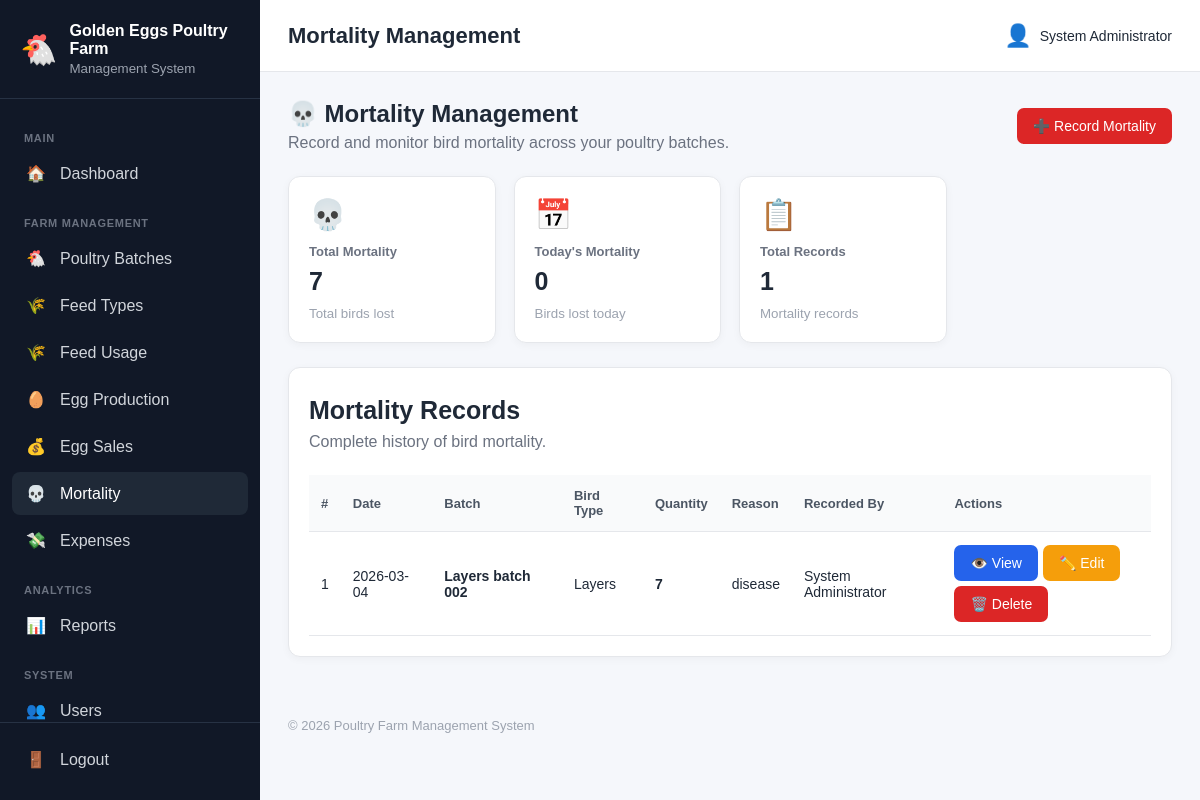
The app's page /mortality/index.php (signed in) with its own data.
### tables this page shows
CREATE TABLE `farm_settings` (
  `id` int(10) unsigned NOT NULL AUTO_INCREMENT,
  `farm_name` varchar(150) NOT NULL,
  `farm_location` varchar(255) DEFAULT NULL,
  `phone` varchar(50) DEFAULT NULL,
  `email` varchar(150) DEFAULT NULL,
  `currency` varchar(10) DEFAULT 'GHS',
  `timezone` varchar(100) DEFAULT 'Africa/Accra',
  `created_at` timestamp NOT NULL DEFAULT current_timestamp(),
  `updated_at` timestamp NOT NULL DEFAULT current_timestamp() ON UPDATE current_timestamp(),
  PRIMARY KEY (`id`)
);

CREATE TABLE `mortality` (
  `id` int(10) unsigned NOT NULL AUTO_INCREMENT,
  `batch_id` int(10) unsigned NOT NULL,
  `mortality_date` date NOT NULL,
  `quantity` int(10) unsigned NOT NULL,
  `reason` varchar(255) DEFAULT NULL,
  `notes` text DEFAULT NULL,
  `recorded_by` int(10) unsigned DEFAULT NULL,
  `created_at` timestamp NOT NULL DEFAULT current_timestamp(),
  PRIMARY KEY (`id`),
  KEY `idx_mortality_date` (`mortality_date`),
  KEY `fk_mortality_batch` (`batch_id`),
  KEY `fk_mortality_user` (`recorded_by`),
  CONSTRAINT `fk_mortality_batch` FOREIGN KEY (`batch_id`) REFERENCES `poultry_batches` (`id`) ON DELETE CASCADE,
  CONSTRAINT `fk_mortality_user` FOREIGN KEY (`recorded_by`) REFERENCES `users` (`id`) ON DELETE SET NULL
);

CREATE TABLE `poultry_batches` (
  `id` int(10) unsigned NOT NULL AUTO_INCREMENT,
  `batch_name` varchar(100) NOT NULL,
  `bird_type` varchar(100) NOT NULL,
  `breed` varchar(100) DEFAULT NULL,
  `initial_quantity` int(10) unsigned NOT NULL,
  `current_quantity` int(10) unsigned NOT NULL,
  `date_started` date NOT NULL,
  `expected_sale_date` date DEFAULT NULL,
  `status` enum('active','sold','completed') DEFAULT 'active',
  `notes` text DEFAULT NULL,
  `created_by` int(10) unsigned DEFAULT NULL,
  `created_at` timestamp NOT NULL DEFAULT current_timestamp(),
  `updated_at` timestamp NOT NULL DEFAULT current_timestamp() ON UPDATE current_timestamp(),
  PRIMARY KEY (`id`),
  KEY `idx_batch_status` (`status`),
  KEY `idx_batch_date` (`date_started`),
  KEY `fk_batch_user` (`created_by`),
  CONSTRAINT `fk_batch_user` FOREIGN KEY (`created_by`) REFERENCES `users` (`id`) ON DELETE SET NULL
);

CREATE TABLE `users` (
  `id` int(10) unsigned NOT NULL AUTO_INCREMENT,
  `full_name` varchar(150) NOT NULL,
  `username` varchar(100) NOT NULL,
  `email` varchar(150) DEFAULT NULL,
  `password_hash` varchar(255) NOT NULL,
  `role` enum('admin','co_owner','employee') NOT NULL DEFAULT 'employee',
  `status` enum('active','inactive') NOT NULL DEFAULT 'active',
  `last_login` datetime DEFAULT NULL,
  `created_at` timestamp NOT NULL DEFAULT current_timestamp(),
  `updated_at` timestamp NOT NULL DEFAULT current_timestamp() ON UPDATE current_timestamp(),
  PRIMARY KEY (`id`),
  UNIQUE KEY `username` (`username`),
  UNIQUE KEY `email` (`email`)
);

### includes/functions.php (called while the page is built, shortened)
<?php
function e(?string $value): string
{
    return htmlspecialchars(
        $value ?? '',
        ENT_QUOTES,
        'UTF-8'
    );
}
function farmSettings(): array
{
    global $pdo;
    $settings = [
        'farm_name' =>
            defined('DEFAULT_FARM_NAME')
                ? DEFAULT_FARM_NAME
                : 'Poultry Farm',
        'farm_location' =>
            'Ghana',
        'phone' =>
            null,
        'email' =>
            null,
        'currency' =>
            defined('DEFAULT_CURRENCY')
                ? DEFAULT_CURRENCY
                : 'GHS',
        'timezone' =>
            defined('DEFAULT_TIMEZONE')
                ? DEFAULT_TIMEZONE
                : 'Africa/Accra'
    ];
    try {
        $stmt = $pdo->query("
            SELECT
                farm_name,
                farm_location,
                phone,
                email,
                currency,
                timezone
            FROM farm_settings
            ORDER BY id ASC
            LIMIT 1
        ");
        $databaseSettings =
            $stmt->fetch(PDO::FETCH_ASSOC);
        if ($databaseSettings) {
            $settings = array_merge(
                $settings,
                $databaseSettings
            );
        }
    } catch (Throwable $e) {
    }
    return $settings;
}
function farmName(): string
{
    return (string) (
        farmSettings()['farm_name']
        ?? 'Poultry Farm'
    );
}
function number(int|float $value): string
{
    return number_format(
        (float)$value
    );
}

### mortality/index.php (the view, shortened to what this page needs)
<?php
require_once __DIR__ . '/../config/database.php';
require_once __DIR__ . '/../includes/functions.php';
$stmt = $pdo->query("
    SELECT
        m.id,
        m.batch_id,
        m.mortality_date,
        m.quantity,
        m.reason,
        m.notes,
        m.created_at,
        pb.batch_name,
        pb.bird_type,
        pb.breed,
        u.full_name AS recorded_by_name
    FROM mortality m
    INNER JOIN poultry_batches pb
        ON m.batch_id = pb.id
    LEFT JOIN users u
        ON m.recorded_by = u.id
    ORDER BY
        m.mortality_date DESC,
        m.id DESC
");
$records = $stmt->fetchAll();
$stmt = $pdo->query("
    SELECT
        COALESCE(SUM(quantity), 0) AS total_mortality,
        COUNT(*) AS total_records
    FROM mortality
");
$summary = $stmt->fetch();
$totalMortality = (int) ($summary['total_mortality'] ?? 0);
$totalRecords = (int) ($summary['total_records'] ?? 0);
$stmt = $pdo->query("
    SELECT
        COALESCE(SUM(quantity), 0) AS today_mortality
    FROM mortality
    WHERE mortality_date = CURDATE()
");
$today = $stmt->fetch();
$todayMortality = (int) ($today['today_mortality'] ?? 0);
require_once __DIR__ . '/../includes/header.php';
?>
<div class="page-header">
    <div>
        <h2>💀 Mortality Management</h2>
        <p>
            Record and monitor bird mortality across your poultry batches.
        </p>
    </div>
    <div class="action-buttons">
        <a
            href="add.php"
            class="btn btn-danger"
        >
            ➕ Record Mortality
        </a>
    </div>
</div>
<div class="dashboard-grid">
    <div class="dashboard-card">
        <div class="dashboard-card-icon">
            💀
        </div>
        <h6>Total Mortality</h6>
        <h3>
            <?= number($totalMortality) ?>
        </h3>
        <small>
            Total birds lost
        </small>
    </div>
    <div class="dashboard-card">
        <div class="dashboard-card-icon">
            📅
        </div>
        <h6>Today's Mortality</h6>
        <h3>
            <?= number($todayMortality) ?>
        </h3>
        <small>
            Birds lost today
        </small>
    </div>
    <div class="dashboard-card">
        <div class="dashboard-card-icon">
            📋
        </div>
        <h6>Total Records</h6>
        <h3>
            <?= number($totalRecords) ?>
        </h3>
        <small>
            Mortality records
        </small>
    </div>
</div>
<div
    class="dashboard-card"
    style="margin-top: 24px;"
>
    <div class="page-header">
        <div>
            <h3>Mortality Records</h3>
            <p>
                Complete history of bird mortality.
            </p>
        </div>
    </div>
    <?php if (empty($records)): ?>
        <div class="empty-state">
            <div style="font-size: 45px;">
                💀
            </div>
            <h3>
                No Mortality Records
            </h3>
            <p>
                No bird mortality has been recorded yet.
            </p>
            <a
                href="add.php"
                class="btn btn-danger"
            >
                ➕ Record First Mortality
            </a>
        </div>
    <?php else: ?>
        <div class="table-responsive">
            <table class="data-table">
                <thead>
                    <tr>
                        <th>#</th>
                        <th>Date</th>
                        <th>Batch</th>
                        <th>Bird Type</th>
                        <th>Quantity</th>
                        <th>Reason</th>
                        <th>Recorded By</th>
                        <th>Actions</th>
                    </tr>
                </thead>
                <tbody>
                    <?php foreach ($records as $record): ?>
                        <tr>
                            <td>
                                <?= (int) $record['id'] ?>
                            </td>
                            <td>
                                <?= e(
                                    $record['mortality_date']
                                ) ?>
                            </td>
                            <td>
                                <strong>
                                    <?= e(
                                        $record['batch_name']
                                    ) ?>
                                </strong>
                            </td>
                            <td>
                                <?= e(
                                    $record['bird_type']
                                ) ?>
                            </td>
                            <td>
                                <strong>
                                    <?= number(
                                        (int) $record['quantity']
                                    ) ?>
                                </strong>
                            </td>
                            <td>
                                <?= e(
                                    $record['reason']
                                    ?: '—'
                                ) ?>
                            </td>
                            <td>
                                <?= e(
                                    $record['recorded_by_name']
                                    ?? 'System'
                                ) ?>
                            </td>
                            <td>
                                <div class="action-buttons">
                                    <a
                                        href="view.php?id=<?= (int) $record['id'] ?>"
                                        class="btn btn-sm btn-primary"
                                    >
                                        👁️ View
                                    </a>
                                    <a
                                        href="edit.php?id=<?= (int) $record['id'] ?>"
                                        class="btn btn-sm btn-warning"
                                    >
                                        ✏️ Edit
                                    </a>
                                    <a
                                        href="delete.php?id=<?= (int) $record['id'] ?>"
                                        class="btn btn-sm btn-danger"
                                    >
                                        🗑️ Delete
                                    </a>
                                </div>
                            </td>
                        </tr>
                    <?php endforeach; ?>
                </tbody>
            </table>
        </div>
    <?php endif; ?>
</div>
<?php require_once __DIR__ . '/../includes/footer.php'; ?>

### includes/sidebar.php (shortened to what this page needs)
<?php
$currentUri = $_SERVER['REQUEST_URI'] ?? '';
function sidebarActive(string $section): string
{
    global $currentUri;
    return str_contains(
        $currentUri,
        $section
    )
        ? 'active'
        : '';
}
?>
<aside class="sidebar" id="sidebar">
    <div class="sidebar-brand">
        <div class="brand-icon">
            🐔
        </div>
        <div>
            <strong>
                <?= e(farmName()) ?>
            </strong>
            <small>
                Management System
            </small>
        </div>
    </div>
    <nav class="sidebar-nav">
        <div class="nav-section">
            MAIN
        </div>
        <a
            href="../dashboard/index.php"
            class="<?= sidebarActive('/dashboard/') ?>"
        >
            <span>
                🏠
            </span>
            <span>
                Dashboard
            </span>
        </a>
        <div class="nav-section">
            FARM MANAGEMENT
        </div>
        <a
            href="../batches/index.php"
            class="<?= sidebarActive('/batches/') ?>"
        >
            <span>
                🐔
            </span>
            <span>
                Poultry Batches
            </span>
        </a>
        <a
            href="../feed_types/index.php"
            class="<?= sidebarActive('/feed_types/') ?>"
        >
            <span>
                🌾
            </span>
            <span>
                Feed Types
            </span>
        </a>
        <a
            href="../feed/index.php"
            class="<?= sidebarActive('/feed/') ?>"
        >
            <span>
                🌾
            </span>
            <span>
                Feed Usage
            </span>
        </a>
        <a
            href="../eggs/index.php"
            class="<?= sidebarActive('/eggs/') ?>"
        >
            <span>
                🥚
            </span>
            <span>
                Egg Production
            </span>
        </a>
        <a
            href="../sales/index.php"
            class="<?= sidebarActive('/sales/') ?>"
        >
            <span>
                💰
            </span>
            <span>
                Egg Sales
            </span>
        </a>
        <a
            href="../mortality/index.php"
            class="<?= sidebarActive('/mortality/') ?>"
        >
            <span>
                💀
            </span>
            <span>
                Mortality
            </span>
        </a>
        <a
            href="../expenses/index.php"
            class="<?= sidebarActive('/expenses/') ?>"
        >
            <span>
                💸
            </span>
            <span>
                Expenses
            </span>
        </a>
        <div class="nav-section">
            ANALYTICS
        </div>
        <a
            href="../reports/index.php"
            class="<?= sidebarActive('/reports/') ?>"
        >
            <span>
                📊
            </span>
            <span>
                Reports
            </span>
        </a>
        <div class="nav-section">
            SYSTEM
        </div>
        <a
            href="../users/index.php"
            class="<?= sidebarActive('/users/') ?>"
        >
            <span>
                👥
            </span>
            <span>
                Users
            </span>
        </a>
    </nav>
    <div class="sidebar-footer">
        <a
            href="../auth/logout.php"
            class="logout-link"
        >
            <span>
                🚪
            </span>
            <span>
                Logout
            </span>
        </a>
    </div>
</aside>

### records on screen
farm_settings: farm_name "Golden Eggs Poultry Farm"
mortality: id "1", mortality_date "2026-03-04", batch.batch_name "Layers batch 002", batch.bird_type "Layers", quantity "7", reason "disease", recorded_by.full_name "System Administrator"

### other values on screen
$pageTitle "Mortality Management"
$_SESSION['full_name'] "System Administrator"
number($totalMortality) "7"
number($todayMortality) "0"
number($totalRecords) "1"
